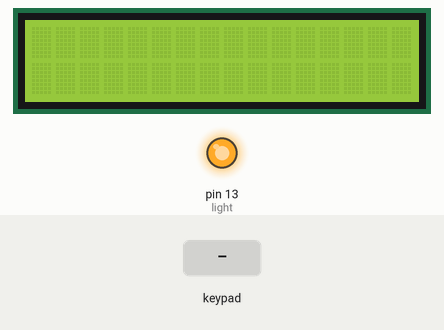
Simulated run of this sketch. Board: Arduino Uno, built with avr-gcc and run on an emulated ATmega328P. Parts: 16×2 character LCD, output pins drawn as LEDs (lit = HIGH). The test bench sets the inputs (shaded band). What the sketch prints to the serial monitor is not drawn.

Above: at 0.8 s.
0.9 s: keypad keys 7 + 5 = pressed 0.4 s apart
At 3.3 s:
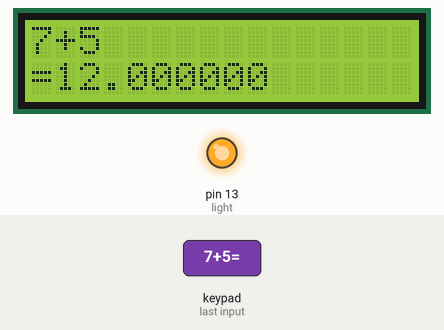
4.0 s: key '(' pressed
At 4.15 s:
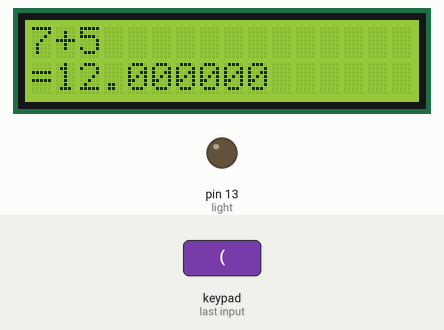
5.8 s: key 'C' pressed
At 7.3 s:
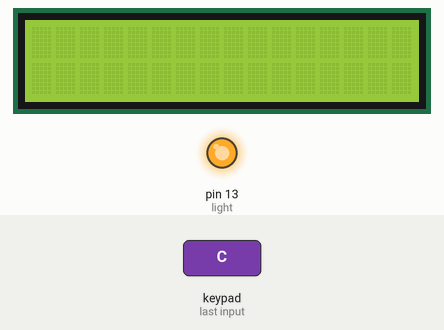
7.6 s: keypad keys 6 * 7 = pressed 0.4 s apart
At 9.7 s:
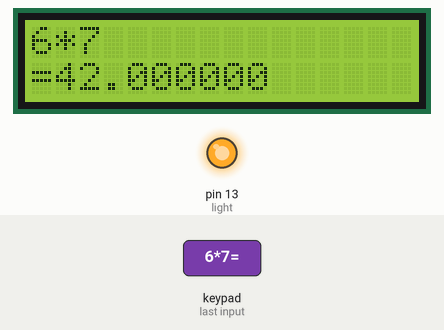
10.7 s: key ')' pressed
At 10.85 s:
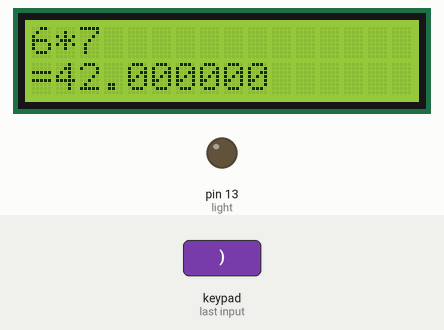
Timing chart, 0 to 13.5 s (numbered marks = the images above; inputs shaded):
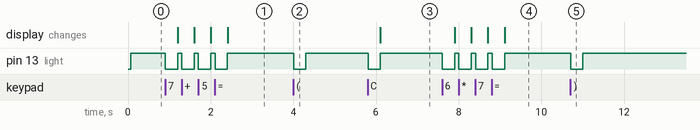

Measured:
- after the input at 0.9 s, pin 13 (light): alternates HIGH for 0.10 s and LOW for 0.30 s, 8 changes in all, then stays HIGH, starting at once; the display: first changes after 0.30 s (image 1 shows a later state)
- after the input at 4.0 s, pin 13 (light): HIGH → LOW at once, → HIGH 0.30 s later
- after the input at 5.8 s, pin 13 (light): HIGH → LOW at once, → HIGH 0.30 s later; the display: changes after 0.31 s (image 3)
- after the input at 7.6 s, pin 13 (light): alternates HIGH for 0.10 s and LOW for 0.30 s, 8 changes in all, then stays HIGH, starting at once; the display: first changes after 0.30 s (image 4 shows a later state)
- after the input at 10.7 s, pin 13 (light): HIGH → LOW at once, → HIGH 0.30 s later

The sketch:

calculator.ino
```cpp
#include <Keypad.h>
#include <LiquidCrystal.h>
#include <math.h>

const byte ROWS = 5;
const byte COLS = 4;

const int len_of_exp = 24;
const int rs = 11, en = 10, d4 = 5, d5 = 4, d6 = 3, d7 = 2, N = len_of_exp * 3, light = 13;

char str[N], kpol[N], moper[N];

int main () {
  init();

  bool flag_of_c_e = 0, regime_of_c = 0, flag_of_full_lcd = 0, flag_of_point = 0;
  char key, x = 0, y = 0;
  double res;
  char c, i = 0, mi = -1, ki = 0, j = 0;

  char keys[ROWS][COLS] = {
    {'(', ')', '<', '.'},
    {'1', '2', '3', '+'},
    {'4', '5', '6', '-'},
    {'7', '8', '9', '*'},
    {'C', '0', '=', '/'}
  };
  byte rowPins[ROWS] = {A1, A2, A3, A4, A5};
  byte colPins[COLS] = {6, 7, 8, 9};
  Keypad keypad = Keypad(makeKeymap(keys), rowPins, colPins, ROWS, COLS);

  LiquidCrystal lcd(rs, en, d4, d5, d6, d7);
  lcd.begin(16, 2);
  lcd.setCursor(x, y);

  Serial.begin(9600);

  pinMode(light, OUTPUT);
  digitalWrite(light, HIGH);

  for (i = 0; i < N; i++) {
      kpol[i] = 0;
      moper[i] = 0;
      str[i] = 0;
  }
  i = 0;
  key = 0;

//-----------------------------------------------------------------------

  while (1) {
    //Serial.println("new global cycle");
    while (!flag_of_c_e) {
      key = keypad.getKey();
      if (key != NO_KEY) {
        digitalWrite(light, LOW);
        delay(300);
        digitalWrite(light, HIGH);
        if (key == 'C' || key == '=') {
            flag_of_c_e = 1;
        } else {
          if (!regime_of_c) {
            if (key == '<') {
              //delite symbol
              if (i > 0) {
                //Serial.println("<");
                i--;
                str[i] = 0;
                x = x - 1;
                lcd.setCursor(x, y);
                lcd.print(" ");
                lcd.setCursor(x, y);
              }
            } else {
              //add symbol
              if (i < len_of_exp) {
                if ((key == ')' && (str[i - 1] == ')' || (str[i - 1] >= 48 && str[i - 1] <= 57)))
                || (key == '(' && (i == 0 || str[i - 1] == 40 || str[i - 1] == 42 || str[i - 1] == 43 || str[i - 1] == 45 || str[i - 1] == 47))
                || (key == '.' && (str[i - 1] >= 48 && str[i - 1] <= 57) && !flag_of_point)
                || ((key == '+' || key == '*' || key == '/') && (str[i - 1] == ')' || (str[i - 1] >= 48 && str[i - 1] <= 57)))
                || (key == '-' && (i == 0 || (str[i - 1] >= 48 && str[i - 1] <= 57) || str[i - 1] == ')' || str[i - 1] == '('))
                || ((key >= 48 && key <= 57) && (i == 0 || str[i - 1] == '(' || str[i - 1] == '+' || str[i - 1] == '*' || (str[i - 1] >= 45 && str[i - 1] <= 57)))
                ) {
                  if (i == 15 && !flag_of_full_lcd) {
                    flag_of_full_lcd = 1;
                    lcd.clear();
                    for (c = 8; c < 16; c++)
                      lcd.print(*(str+c));
                    x = 7;
                    lcd.setCursor(x, y);
                  }
                  if (key == '+' || key == '*' || key == '/' || key == '-') flag_of_point = 0;
                  if (key == '.') flag_of_point = 1;
                  //Serial.println(key);
                  str[i] = key;
                  i++;
                  lcd.print(key);
                  x = x + 1;
                }
              }
            }
          }
        }
      }
    }
    if (key == 'C') {
      //Serial.println("C");
      lcd.clear();
      for (i = 0; i < N; i++) {
        kpol[i] = 0;
        moper[i] = 0;
        str[i] = 0;
      }
      x = 0; y = 0; i = 0; mi = -1; ki = 0; j = 0;
      flag_of_c_e = 0;
      regime_of_c = 0;
      flag_of_full_lcd = 0;
      flag_of_point = 0;
      key = 0;
    }
    if (key == '=') {
      if (!regime_of_c) {
        i = 0;
        /*Serial.println("=");
        for (c = 0; c < N; c++) {
          Serial.print(str[c], DEC);
          Serial.print(' ');
        }
        Serial.println(' ');*/
        j = 0;
        while (j != 4 && j != 5) {
          j = return_case(str, kpol, moper, i, ki, mi);
          //Serial.print("j=");
          //Serial.println(j, DEC);
          switch (j) {
            case 0:
              //Serial.print("case 0\n");
              case_0(str, kpol, moper, i, ki, mi);
              break;
            case 1:
              //Serial.print("case 1\n");
              case_1(str, kpol, moper, i, ki, mi);
              break;
            case 2:
              //Serial.print("case 2\n");
              case_2(str, kpol, moper, i, ki, mi);
              break;
            case 3:
              //Serial.print("case 3\n");
              case_3(str, kpol, moper, i, ki, mi);
              break;
            default:
              break;
          }
        }
        /*Serial.println("kpol at main");
        for (c = 0; c < N; c++) {
          Serial.print(kpol[c], DEC);
          Serial.print(' ');
        }
        Serial.println(' ');*/
        res = calc(kpol);
        Serial.print("in main: ");
        Serial.println(res, DEC);
        x = 0;
        y = 1;
        lcd.setCursor(x, y);
        lcd.print("=");
        lcd.print(res, 6);
        flag_of_c_e = 0;
        regime_of_c = 1;
        key = 0;
      }
      flag_of_c_e = 0;
    }
  }
}

char return_case (char str[N], char kpol[N], char moper[N], char &i, char &ki, char &mi) {
  /*Serial.print("func return case...\nstr[");
  Serial.print(i, DEC);
  Serial.print("] = ");
  Serial.println(str[i], DEC);*/
  if (str[i] >= 48 && str[i] <= 57 || str[i] == 46) {
    return 0;
  }
  if ((moper[mi] == 0 && (str[i] == 40 || str[i] == 42 || str[i] == 43 || str[i] == 45 || str[i] == 47))
    || (moper[mi] == 43 && (str[i] == 42 || str[i] == 47 || str[i] == 40))
    || (moper[mi] == 45 && (str[i] == 42 || str[i] == 47 || str[i] == 40))
    || (moper[mi] == 42 && str[i] == 40)
    || (moper[mi] == 47 && str[i] == 40)
    || (moper[mi] == 40 && (str[i] == 40 || str[i] == 42 || str[i] == 43 || str[i] == 45 || str[i] == 47))
    ) {
    return 1;
  }
  if ((moper[mi] == 43 && (str[i] == 10 || str[i] == 0 || str[i] == 43 || str[i] == 45 || str[i] == 41))
    || (moper[mi] == 45 && (str[i] == 10 || str[i] == 0 || str[i] == 43 || str[i] == 45 || str[i] == 41))
    || (moper[mi] == 42 && (str[i] == 10 || str[i] == 0 || str[i] == 41 || str[i] == 42 || str[i] == 43 || str[i] == 45 || str[i] == 47))
    || (moper[mi] == 47 && (str[i] == 10 || str[i] == 0 || str[i] == 41 || str[i] == 42 || str[i] == 43 || str[i] == 45 || str[i] == 47))
    ) {
    return 2;
  }
  if (moper[mi] == 40 && str[i] == 41) return 3;
  if (moper[mi] == 0 && (str[i] == 0 || str[i] == 10)) return 4;
  if ((moper[mi] == 40 && (str[i] == 0 || str[i] == 10)) || (moper[mi] == 0 && str[i] == 41)) return 5;
}

void case_0 (char str[N], char kpol[N], char moper[N], char &i, char &ki, char &mi) {
  char c;
  if (i > 0 && str[i - 1] == 45) {
    kpol[ki] = 39;
    ki++;
  }
  kpol[ki] = str[i];
  ki++; i++;
  /*Serial.println("kpol at case_0");
    for (c = 0; c < N; c++) {
      Serial.print(kpol[c], DEC);
      Serial.print(' ');
  }*/
}

void case_1 (char str[N], char kpol[N], char moper[N], char &i, char &ki, char &mi) {
  kpol[ki] = 44;
  ki++;
  mi++;
  moper[mi] = str[i];
  i++;
}

void case_2 (char str[N], char kpol[N], char moper[N], char &i, char &ki, char &mi) {
  kpol[ki] = moper[mi];
  ki++;
  moper[mi] = 0;
  mi--;
}

void case_3 (char str[N], char kpol[N], char moper[N], char &i, char &ki, char &mi) {
  i++;
  moper[mi] = 0;
  mi--;
}

double calc (char kpol[N]) {
  //Serial.println("calc...");
  double res[N], sum, drob;
  char i = 0, i_in_res = 0, dec = 0, j;
  //Serial.println("kpol at calc");
  for (i = 0; i < N; i++) {
    res[i] = 0;
    //Serial.print(kpol[i], DEC);
    //Serial.print(' ');
  }
  //Serial.println(' ');
  i = 0;
  bool flag_of_fault_minus = 0, flag_of_minus_num = 0, flag_of_num = 0;
  while (kpol[i] != 0) {
    //Serial.println("at while");
    if (kpol[i] == 39) {
      flag_of_minus_num = 1;
      i++;
    }
    if (kpol[i - 1] == 39 && i > 2 && kpol[i - 2] == 44 && kpol[i - 3] == 44) {
      flag_of_fault_minus = 1;
    }
    if (kpol[i] >= 48 && kpol[i] <= 57) { // compose the number
      flag_of_num = 1;
      res[i_in_res] = res[i_in_res] * 10 + (kpol[i] - 48);
      dec++;
      i++;
      if (kpol[i] == 46)
        dec = 0;
    }
    if (kpol[i] == 46) {
      i++;
      while (kpol[i] >= 48 && kpol[i] <= 57) {
        drob = kpol[i] - 48;
        res[i_in_res] += drob / pow(10, dec + 1);
        dec++;
        i++;
      }
    }
    if (kpol[i] == 44) {
      if (flag_of_num) {
        if (flag_of_minus_num == 1) {
          res[i_in_res] *= (-1);
          flag_of_minus_num = 0;
        }
        i_in_res++;
        dec = 0;
        flag_of_num = 0;
      }
      i++;
    }
    if ((kpol[i] < 48 || kpol[i] > 57) && kpol[i] != 44 && kpol[i] != 46 && flag_of_num == 1) {
      if (flag_of_minus_num == 1) {
        res[i_in_res] *= (-1);
        flag_of_minus_num = 0;
      }
      i_in_res++;
      dec = 0;
      flag_of_num = 0;
    }
    if (flag_of_fault_minus == 1 && kpol[i] == 45) {
      i++;
      flag_of_fault_minus = 0;
    }
    if (kpol[i] == 42) {
      res[i_in_res - 2] = res[i_in_res - 2] * res[i_in_res - 1];
      res[i_in_res - 1] = 0;
      i_in_res -= 1;
      i++;
    }
    if (kpol[i] == 47) {
      res[i_in_res - 2] = res[i_in_res - 2] / res[i_in_res - 1];
      res[i_in_res - 1] = 0;
      i_in_res -= 1;
      i++;
    }
    if (kpol[i] == 43 || kpol[i] == 45) {
      if (i_in_res >= 2) {
        res[i_in_res - 2] = res[i_in_res - 2] + res[i_in_res - 1];
        res[i_in_res - 1] = 0;
        i_in_res -= 1;
      }
      i++;
    }
    /*Serial.println("----");
    for (j = 0; j < 10; j++) {
      Serial.print(kpol[j], DEC);
      Serial.print(" ");
    }*/
  }
  Serial.print("aswer is: ");
  Serial.println(res[0], DEC);
  return res[0];
}
```
